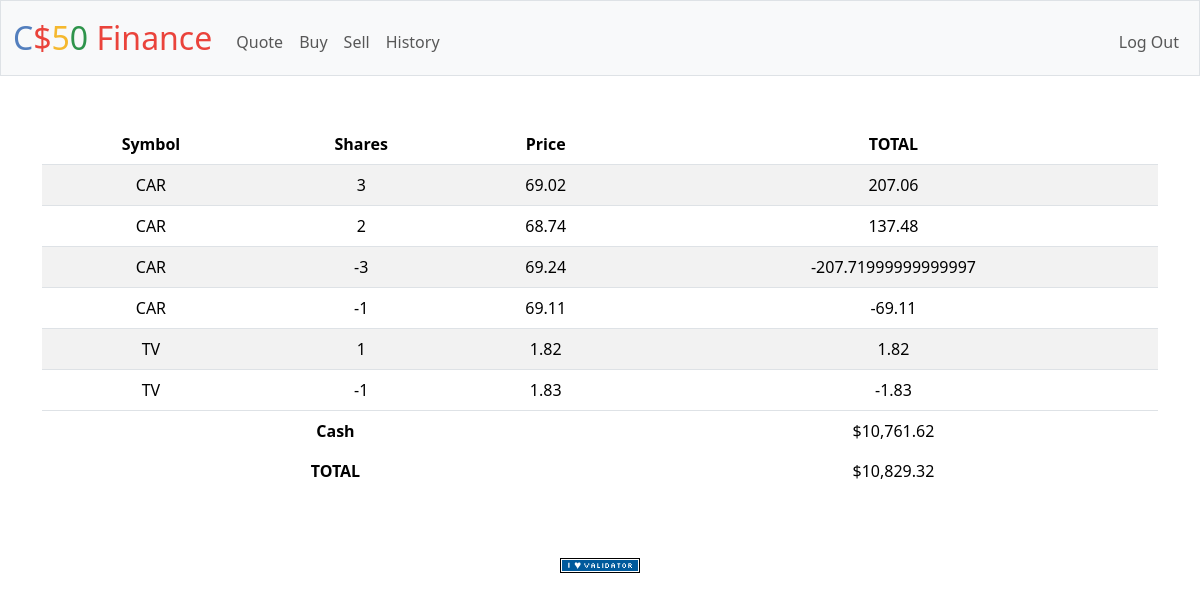
The page / (signed in) on the database its author committed.
### tables this page shows
CREATE TABLE stocks (id INTEGER PRIMARY KEY AUTOINCREMENT NOT NULL, user_id INTEGER NOT NULL, symbol TEXT NOT NULL, price NUMERIC NOT NULL, shares INTEGER NOT NULL, total_price NUMERIC NOT NULL, date_created datetime default current_timestamp, FOREIGN KEY (user_id) REFERENCES users(id));

### app.py (the view)
@app.route("/")
@login_required
def index():
    stocks = db.execute("SELECT * FROM stocks")
    if not stocks:
        apology("WTF NO STOCKS BROO!! ")
    user_data = db.execute(
        "SELECT cash FROM users WHERE id = ?", session["user_id"])
    account_data = db.execute(
        "SELECT SUM(total_price) paid FROM stocks WHERE user_id = ?", session["user_id"])
    total_cash = user_data[0]['cash']
    if account_data[0]['paid']:
        total_cash = account_data[0]['paid'] + user_data[0]['cash']
    cash = user_data[0]["cash"]
    return render_template("index.html", stocks = stocks, cash = usd(cash), total = usd(total_cash))

### app.py (called while the page is built)
@app.after_request
def after_request(response):
    response.headers["Cache-Control"] = "no-cache, no-store, must-revalidate"
    response.headers["Expires"] = 0
    response.headers["Pragma"] = "no-cache"
    return response

### helpers.py (called while the page is built)
def login_required(f):
    @wraps(f)
    def decorated_function(*args, **kwargs):
        if session.get("user_id") is None:
            return redirect("/login")
        return f(*args, **kwargs)
    return decorated_function

def usd(value):
    return f"${value:,.2f}"

### templates/index.html (shortened to what this page needs)
{% extends "layout.html" %}
{% block main %}
    <div class="table-responsive" style="overflow: auto; max-height: 580px">
        <table class="table table-striped">
            <thead>
                <tr>
                    <th scope="col">Symbol</th>
                    <th scope="col">Shares</th>
                    <th scope="col">Price</th>
                    <th scope="col">TOTAL</th>
                </tr>
            </thead>
            <tbody>
                {% for stock in stocks %}
                <tr>
                    <td>{{stock['symbol']}}</td>
                    <td>{{stock['shares']}}</td>
                    <td>{{stock['price']}}</td>
                    <td>{{stock['total_price']}}</td>
                </tr>
                {% endfor %}
            </tbody>
            <tfoot>
            	<tr>
           		 	<td class="border-0 fw-bold" colspan="3">Cash</td>
           		 	<td class="border-0">{{cash}}</td>
            	</tr>
            	<tr>
            		<td class="border-0 fw-bold" colspan="3">TOTAL</td>
            		<td class="border-0">{{total}}</td>
            	</tr>
            </tfoot>
        </table>
    </div>
{% endblock %}

### templates/layout.html (shortened to what this page needs)
<!DOCTYPE html>
<html lang="en">
    <head>
        <link href="https://cdn.jsdelivr.net/npm/bootstrap@5.3.3/dist/css/bootstrap.min.css" rel="stylesheet">
        <link href="/static/styles.css" rel="stylesheet">
    </head>
    <body>
        <nav class="bg-light border navbar navbar-expand-md navbar-light">
            <div class="container-fluid">
                <a class="navbar-brand" href="/"><span class="blue">C</span><span class="red">$</span><span class="yellow">5</span><span class="green">0</span> <span class="red">Finance</span></a>
                <div class="collapse navbar-collapse" id="navbar">
                    {% if session["user_id"] %}
                        <ul class="navbar-nav me-auto mt-2">
                            <li class="nav-item"><a class="nav-link" href="/quote">Quote</a></li>
                            <li class="nav-item"><a class="nav-link" href="/buy">Buy</a></li>
                            <li class="nav-item"><a class="nav-link" href="/sell">Sell</a></li>
                            <li class="nav-item"><a class="nav-link" href="/history">History</a></li>
                        </ul>
                        <ul class="navbar-nav ms-auto mt-2">
                            <li class="nav-item"><a class="nav-link" href="/logout">Log Out</a></li>
                        </ul>
                    {% else %}
                        <ul class="navbar-nav ms-auto mt-2">
                            <li class="nav-item"><a class="nav-link" href="/register">Register</a></li>
                            <li class="nav-item"><a class="nav-link" href="/login">Log In</a></li>
                        </ul>
                    {% endif %}
                </div>
            </div>
        </nav>
        <main class="container py-5 text-center">
            {% block main %}{% endblock %}
        </main>
        <footer class="mb-5">
            <form action="https://validator.w3.org/check" class="text-center" enctype="multipart/form-data" method="post" target="_blank">
                <input alt="Validate" src="/static/I_heart_validator.png" type="image">
            </form>
        </footer>
    </body>
</html>

### static/styles.css (style rules this page uses)
nav .navbar-brand { font-size: xx-large; }
nav .navbar-brand .blue { color: #537fbe; }
nav .navbar-brand .red { color: #ea433b; }
nav .navbar-brand .yellow { color: #f5b82e; }
nav .navbar-brand .green { color: #2e944b; }

### rows shown on the page
stocks: symbol "CAR", shares "3", price "69.02", total_price "207.06"
stocks: symbol "CAR", shares "2", price "68.74", total_price "137.48"
stocks: symbol "CAR", shares "-3", price "69.24", total_price "-207.71999999999997"
stocks: symbol "CAR", shares "-1", price "69.11", total_price "-69.11"
stocks: symbol "TV", shares "1", price "1.82", total_price "1.82"
stocks: symbol "TV", shares "-1", price "1.83", total_price "-1.83"

### other values the page prints
{{ cash }} "$10,761.62"
{{ total }} "$10,829.32"
